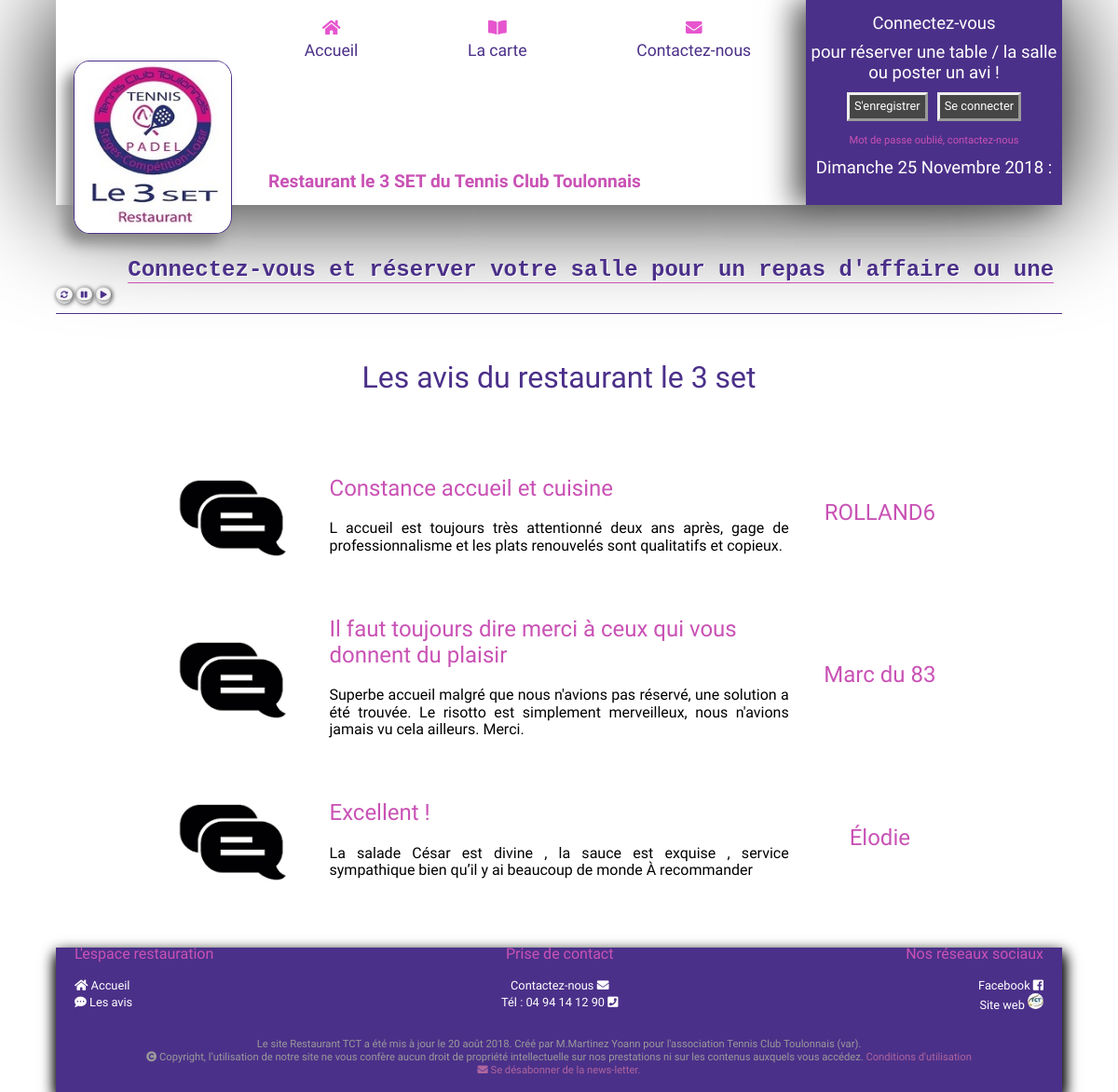
Page /?page=advice/view_advice on the committed database.
### tables this page shows
CREATE TABLE `homes` (
  `id` int(10) NOT NULL,
  `title` varchar(70) NOT NULL,
  `textHome` text NOT NULL,
  `pop` varchar(76) NOT NULL
);

CREATE TABLE `advices` (
  `id` int(10) NOT NULL,
  `firstName` varchar(64) NOT NULL,
  `titleAdvice` varchar(64) NOT NULL,
  `advice` text NOT NULL
);

### index.php (called while the page is built, shortened)
<?php
if(array_key_exists("page", $_GET)) {
    $page = $_GET['page'];
    if (file_exists("application/controller/$page" . "_controller" . ".php")) {
        require_once "application/controller/$page" . "_controller" . ".php";
    }
} else {
    $template = "home";
}
require_once "application/controller/home_controller.php";
require_once "application/view/layout.phtml";

### application/config/config.php (called while the page is built)
<?php
$this->data = new PDO('mysql:host=localhost;dbname=restauranttct;charset=UTF8','root','Yoann1995$',
    [
        PDO::ATTR_ERRMODE => PDO::ERRMODE_EXCEPTION,
        PDO::ATTR_DEFAULT_FETCH_MODE => PDO::FETCH_ASSOC
    ]
);
$this->data->setAttribute(PDO::ATTR_ERRMODE, PDO::ERRMODE_EXCEPTION);
$this->data->setAttribute(PDO::ATTR_DEFAULT_FETCH_MODE, PDO::FETCH_ASSOC);
$this->data->query("SET lc_time_names = 'fr_FR';");

### application/model/DatabaseHome.class.php (called while the page is built, shortened)
<?php
class DataBaseHome
{
    private $data;
    function __construct()
    {
        include 'application/config/config.php';
    }
    function get_homes() {
        $sql = 'SELECT
                  id,
                  title,
                  textHome,
                  pop
                FROM
                  homes
                 ';
        $query = $this->data->prepare($sql);
        $query->execute();
        return $query->fetchAll();
    }
}

### application/controller/home_controller.php (called while the page is built, shortened)
<?php
require_once 'application/model/DatabaseHome.class.php';
$dataHome = new DataBaseHome();
$Homes = $dataHome->get_homes();

### application/controller/advice/view_advice_controller.php (called while the page is built)
<?php
require_once 'application/model/DatabaseHome.class.php';
$dataHome = new DataBaseHome();
$Homes = $dataHome->get_homes();
require_once 'application/model/DatabaseAdvice.class.php';
$dataAdvice = new DataBaseAdvice();
$advices = $dataAdvice->get_advices();

### application/model/DatabaseAdvice.class.php (called while the page is built, shortened)
<?php
class DataBaseAdvice
{
    private $data;
    function __construct()
    {
        include 'application/config/config.php';
    }
    function get_advices() {
        $sql = 'SELECT
                  id,
                  firstName,
                  titleAdvice,
                  advice
                FROM
                  advices
                ORDER BY
                id
                DESC limit
                      0,5
                 ';
        $query = $this->data->prepare($sql);
        $query->execute();
        return $query->fetchAll();
    }
}

### application/view/advice/view_advice.phtml (the view, shortened to what this page needs)
<main>
    <section>
        <table class="table_list">
            <caption><h1>Les avis du restaurant le 3 set</h1></caption>
            <tbody>
            <?php foreach ($advices as $advice): ?>
                <tr class="advice">
                    <td>
                        <img src="<?= VIEW_PATH ?>images/img_advice/avis.png">
                    </td>
                    <td>
                        <h2><?= htmlspecialchars($advice['titleAdvice']) ?></h2>
                        <p><?= nl2br($advice['advice']); ?></p>
                    </td>
                    <td>
                        <h2><?= htmlspecialchars($advice['firstName']) ?></h2>
                    </td>
                </tr>
            <?php endforeach; ?>
            </tbody>
        </table>
    </section>
</main>

### application/view/header.phtml (shortened to what this page needs)
<header>
    <section>
        <div class="container_nav">
            <div class="logo_tct">
                <a href="<?php htmlspecialchars(HOME) ?>?page=home"><img src="<?= VIEW_PATH ?>images/logo_tct.jpg" alt="logo_tct" title="Le 3 SET"></a>
            </div>
            <nav>
                <ul>
                    <li id="home">
                        <a href="<?php htmlspecialchars(HOME) ?>?page=home"><i class="fas fa-home"></i><br>Accueil</a>
                    </li>
                    <li id="card">
                        <a href="<?php htmlspecialchars(HOME) ?>?page=user/card"><i class="fas fa-book-open"></i><br>La carte</a>
                    </li>
                    <li id="contact">
                        <a href="<?php htmlspecialchars(HOME) ?>?page=user/contact"><i class="fa fa-envelope"></i><br>Contactez-nous</a>
                    </li>
                </ul>
                <h1>Restaurant le 3 SET du Tennis Club Toulonnais</h1>
            </nav>
        </div>
        <div class="box_login">
            <div class="<?= $_SESSION['hide'] ?>">
                <p>Connectez-vous</p>
                <p>pour réserver une table / la salle ou poster un avi !</p>
                <div class="log_tct">
                    <a href="<?php htmlspecialchars(HOME) ?>?page=log/register" class="login">S'enregistrer</a>
                    <a href="<?php htmlspecialchars(HOME) ?>?page=log/login" class="login">Se connecter</a>
                </div>
                <a href="<?php htmlspecialchars(HOME) ?>?page=user/contact" class="mdp_forget">Mot de passe oublié, contactez-nous</a>
            </div>
            <div id="date">
            </div>
        </div>
    </section>
</header>
<body onload="initDefile()">
<div class="box_pop">
    <?php if (isset($Homes)) {
        foreach ($Homes as $home): ?>
            <span id="text_pop"><?= htmlspecialchars($home['pop']) ?></span>
        <?php endforeach;
    } ?>
</div>
<div class="button_pop">
    <a class="button_play" title="Rafraichir la page" href="#" onclick='window.location.reload(false)'><i class="fas fa-sync-alt"></i></a>
    <a class="button_pause" title="Mettre en pause" href="#" onclick="myStopFunction()"><i class="fas fa-pause"></i></a>
    <a class="button_play" title="Redémarage du texte" href="#" onclick="myPlayFunction()"><i class="fas fa-play"></i></a>
</div>
</body>

### application/view/css/style.css (style rules this page uses)
html { background: url("../images/Menu.jpg") no-repeat center; background-size: cover; }
* { box-sizing: border-box; outline: none; }
header { font-family: 'Amiko', sans-serif; font-size: 1rem; }
body { max-width: 90%; margin: 0 auto; font-family: 'Cantata One', serif; font-size: 1rem; background-color: rgba(255, 255, 255, 0.40); }
main { min-height: 650px; margin-top: 10px; border-top: 1px solid #4b3089; }
.visible { flex-direction: column; }
header section { display: flex; box-shadow: 1px 1px 120px black; justify-content: space-between; height: 220px; }
.logo_tct img { width: 170px; border: 1px solid #4b3089; border-radius: 10%; margin: 65px 19px; box-shadow: -10px 10px 15px #8a8a8a; transition: 2.7s; -webkit-transition: 2.7s; -moz-transition: 2.7s; -o-transition: 2.7s; }
.container_nav { width: 100%; display: flex; background-color: white; }
nav { width: 100%; z-index: 1; }
header ul { display: flex; justify-content: space-around; padding: 0; max-height: 500px; }
header li { text-align: center; display: inline-grid; list-style: none; font-family: 'Cantata One', serif; }
header i { color: #e655ce; padding: 5px; }
header nav a { text-decoration: none; font-size: 1.1em; color: #4b3089; transition-property: transform; transition-duration: 1s; transition-timing-function: ease; }
header h1 { color: #c952b5; font-size: 1.2em; font-family: 'Indie Flower', cursive; margin: 120px 0 0 20px; }
.box_login { padding: 5px; background-color: #4b3089; box-shadow: -13px 1px 30px #5a5a5a; }
.box_login p { font-family: 'Indie Flower', cursive; font-size: 1.16em; width: 265px; color: white; text-align: center; margin: 10px 0; }
.mdp_forget { text-decoration: none; color: #c952b5; width: 100%; font-size: 0.7em; display: inline-block; text-align: center; }
.login , #button_onform, #button_offform { color: #ffffff; padding: 5px; border-style: outset; background-color: #464647; font-size: 0.8em; text-align: center; text-decoration: none; margin: 0 5px; }
#date { display: inline-block; margin-top: 12px; width: 100%; }
.log_tct { justify-content: center; display: flex; margin: 10px; }
.box_pop { overflow:hidden; font-family: 'Indie Flower', cursive; font-size: 1.5em; color: #464647; padding-top: 30px; height: 65px; line-height: 1.5em; }
#text_pop { color: #4b3089; text-shadow: 1px 1px white; font-family: monospace; border-bottom: 1px solid #c952b5; font-weight: bold; }
.button_pause, .button_play, .button_refresh, .fa-sync-alt, .fa-pause, .fa-play { font-size: 0.7em; color: #4b3089; box-shadow: 1px 1px 5px #6a6a6a; border-radius: 20px; }
.button_pause, .button_play, .button_refresh, .fa-sync-alt:hover, .fa-pause:hover, .fa-play:hover { color: #c952b5; }
section { margin-bottom: 20px; }
main h1 { color: #4b3089; font-weight: normal; padding: 50px; margin: 0; }
.table_list p { text-align: justify; }
.table_list, .table_list_manager { width: 80%; margin: 0 auto; border-collapse: collapse; }
.table_list h2, .table_list_manager h2 { margin-top: 0; color: #c952b5; }
.table_list img, .table_list_manager img { width: 150px; border-radius: 50%; }
.table_list tr, .table_list_manager tr { background-color: #ffffff00; transition: background-color 0.50s; }
.table_list td, .table_list_manager td { padding: 10px; }
.table_list td:first-child, .table_list_manager td:first-child { padding: 10px; width: 2%; color: #c952b5; }
.table_list tbody td:last-child, .table_list_manager td:last-child, .table_list_manager td:nth-of-type(2n) { padding: 10px; text-align: center; width: 13%; }
.table_list td:nth-of-type(2n), .table_list td:nth-of-type(3n) { padding: 10px; width: 45%; }
h2 { font-weight: normal; }
nav ul { padding: 0; }

### rows in the picture
homes: pop "Connectez-vous et réserver votre salle pour un repas d'affaire ou une…"
advices: titleAdvice "Constance accueil et cuisine", advice "L accueil est toujours très attentionné deux ans après, gage de professionnalisme et les plats renouvelés sont qualitatifs et copieux.", firstName "ROLLAND6"
advices: titleAdvice "Il faut toujours dire merci à ceux qui vous donnent du plaisir", advice "Superbe accueil malgré que nous n'avions pas réservé, une solution a été trouvée. Le risotto est simplement merveilleux, nous n'avions jamais vu cela ailleurs. Merci.", firstName "Marc du 83"
advices: titleAdvice "Excellent !", advice "La salade César est divine , la sauce est exquise , service sympathique bien qu’il y ai beaucoup de monde À recommander", firstName "Élodie"
